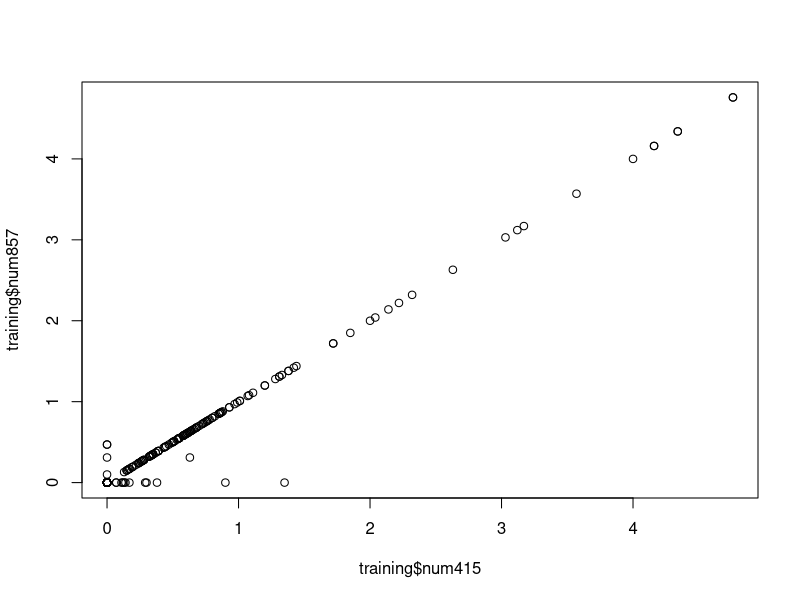
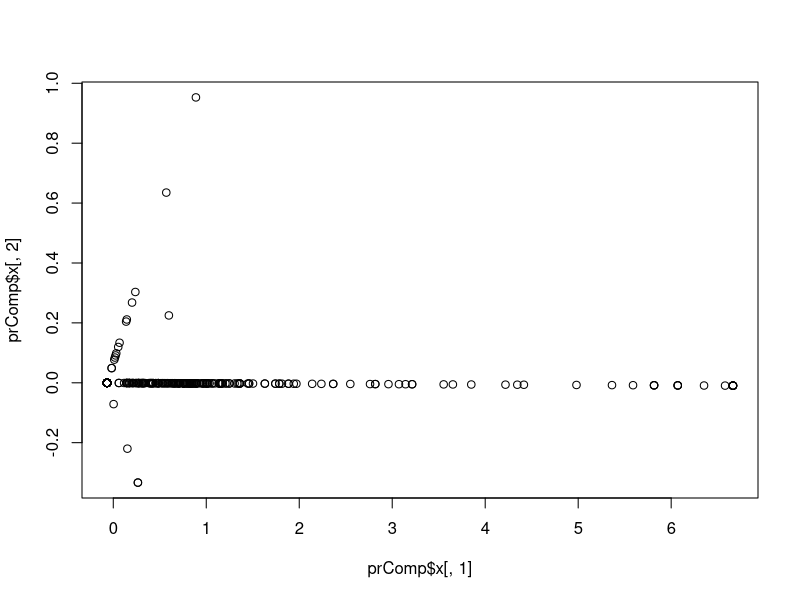
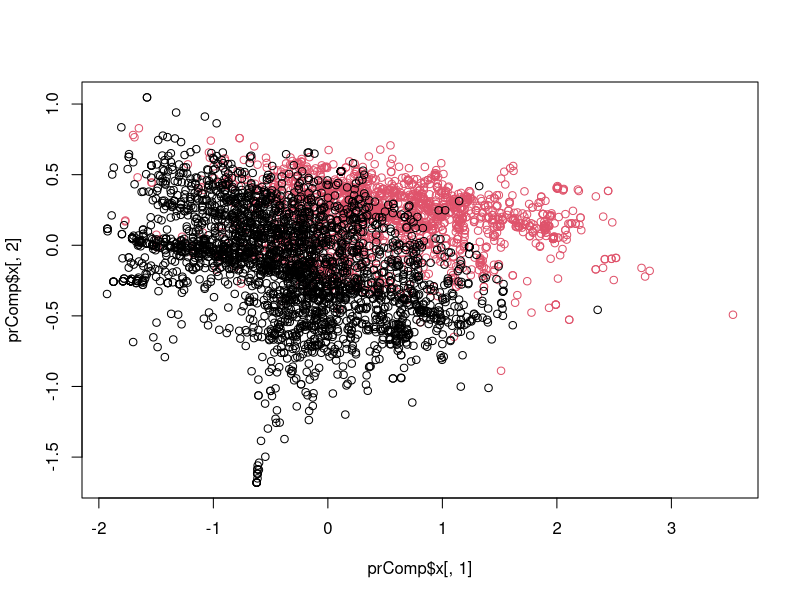

Write R code to recreate these figures, in order.
#Need to condense multiple variables together in some cases(in cases when they are highly correlated)
library(caret)
library(kernlab)
data(spam)

inTrain <- createDataPartition(y=spam$type, p=.75, list=FALSE)
training <- spam[inTrain,]
testing <- spam[-inTrain,]


M <- abs(cor(training[,-58]))

#every variable has a correlation with itself. ignore these
diag(M) <- 0
which(M > 0.8, arr.ind=T) # indicates that num415 and num857 have a high correlation

plot(x = training$num415, y = training$num857)

#one way to condense these 2 is to rotate the plot - read up about this and other techniques of PCA

# R allows you to do PCA with the prcmp function
#      allows you to correlate more than 2 variables
smallSpam <- spam[,c(34, 32)]
prComp <- prcomp(smallSpam) # this object internally has a rotation matrix as above
plot(prComp$x[,1],prComp$x[,2])

#eg for more than 2 variables:
typeColor <- ((spam$type == "spam")*1 + 1)
prComp <- prcomp(log10(spam[,-58]+1))
plot(prComp$x[,1],prComp$x[,2], col=typeColor)

#possible to do pass in "pca" as an argument to the train and predict functions to have pca done along with the training/prediction process
